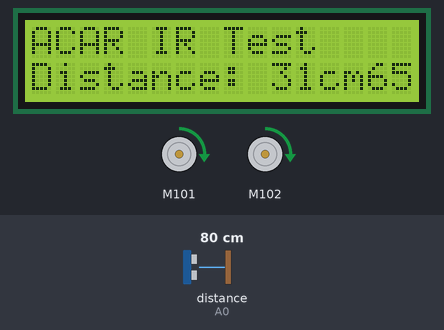
Recording of a sketch running on a simulated Arduino Uno, built with avr-gcc and run on an emulated ATmega328P. Shown: 16×2 character LCD, 2 × DC motor (green arrow = forward, orange = backward, longer = faster). The inputs (shaded band) are chosen by the test bench; at power-on: distance to the obstacle (sensor on A0) 80 cm.

Above: at 1.2 s.
1.3 s: distance to the obstacle (sensor on A0) set to 6 cm
At 2.2 s:
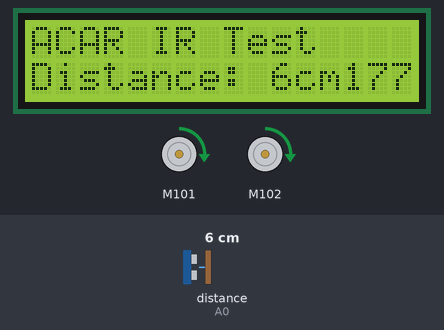
3.8 s: distance to the obstacle (sensor on A0) set to 3 cm
At 5.2 s:
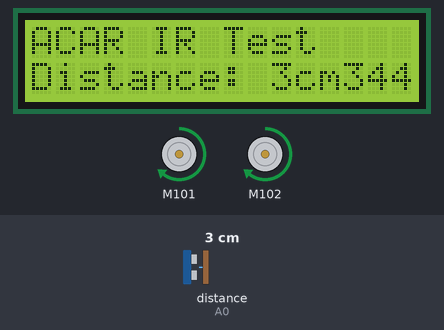
5.5 s: distance to the obstacle (sensor on A0) set to 4 cm
At 6.9 s:
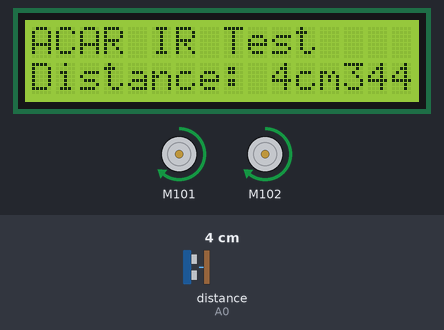
Timing chart, 0 to 8.5 s (numbered marks = the images above; inputs shaded):
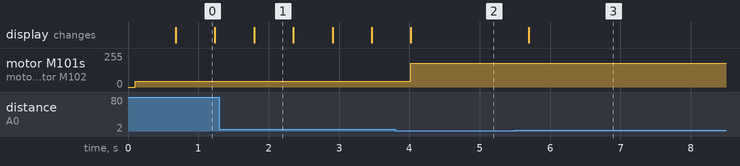

The sketch:

sketch_jun21b.ino
```cpp
// (licence header left out)
#include "Grove_I2C_Motor_Driver.h"
// adresse materiel par defaut de la commande
#define I2C_Adress 0x0f

#include <Wire.h>
#include <LiquidCrystal_I2C.h>

// Set the LCD address to 0x27 for a 16 chars and 2 line display
LiquidCrystal_I2C lcd(0x27, 16, 2);

///////////////////***** start of Sharp IR
#include <SharpIR.h>

#define IR A0 // define Sharp IR signal pin
#define model 430 // the model of the IR module
// Sharp IR code for Robojax.com
// ir: the pin where your sensor is attached
// model: an int that determines your sensor:
/*
 * GP2Y0A02YK0F --> "20150"
 GP2Y0A21YK --> "1080"
 GP2Y0A710K0F --> "100500"
  GP2YA41SK0F --> "430"
 */

SharpIR SharpIR(IR, model);
/////////////////////**** end of Sharp IR
 int dist;
 float t;
 float dr;
void setup()
{
  // Robojax code for LCD with I2C
  // initialize the LCD,
  lcd.begin();

  // Turn on the blacklight and print a message.
  lcd.backlight();
  // Robojax code for LCD with I2C
}

void loop()
{

  int dist=SharpIR.distance();// gets the distance in cm
   distance(dist);
}

void distance(int dis){
  //capture de la distance


      //start of loop Robojax code for LCD with I2C
  lcd.clear();
  lcd.print("ACAR IR Test");
  lcd.setCursor (0,1); // go to start of 2nd line
  //lcd.print(millis() / 1000);
  if(dis >= 5){
    Motor.speed(MOTOR1, 17);
    Motor.speed(MOTOR2,17);
    unsigned long currentMillis = millis();
    t = currentMillis;
  }else{
    Motor.speed(MOTOR1, 70);
    Motor.speed(MOTOR2,70);
    }
    float t1=t*1000;
    //int distancer = v*t;
    //affichage lcd
    float dr = t1*1;
    String distance = String(dis);
    distance ="Distance: "+distance+"cm"+dr+"s";
    lcd.print(distance);
  delay(500);
 //end of loopcode Robojax code for LCD with I2C
}
```

Measured:
- the behaviour switches between 5 and 4 cm on distance to the obstacle (sensor on A0) (found by bisection; images 1 and 2)
- after the input at 3.8 s, motor M101, motor M102: forward 43/255 → forward 178/255 after 0.22 s
- after the input at 5.5 s, the display: changes after 0.19 s (image 3)
- what the display in image 0 shows lasts 0.5 s, from 0.7 s to 1.2 s
